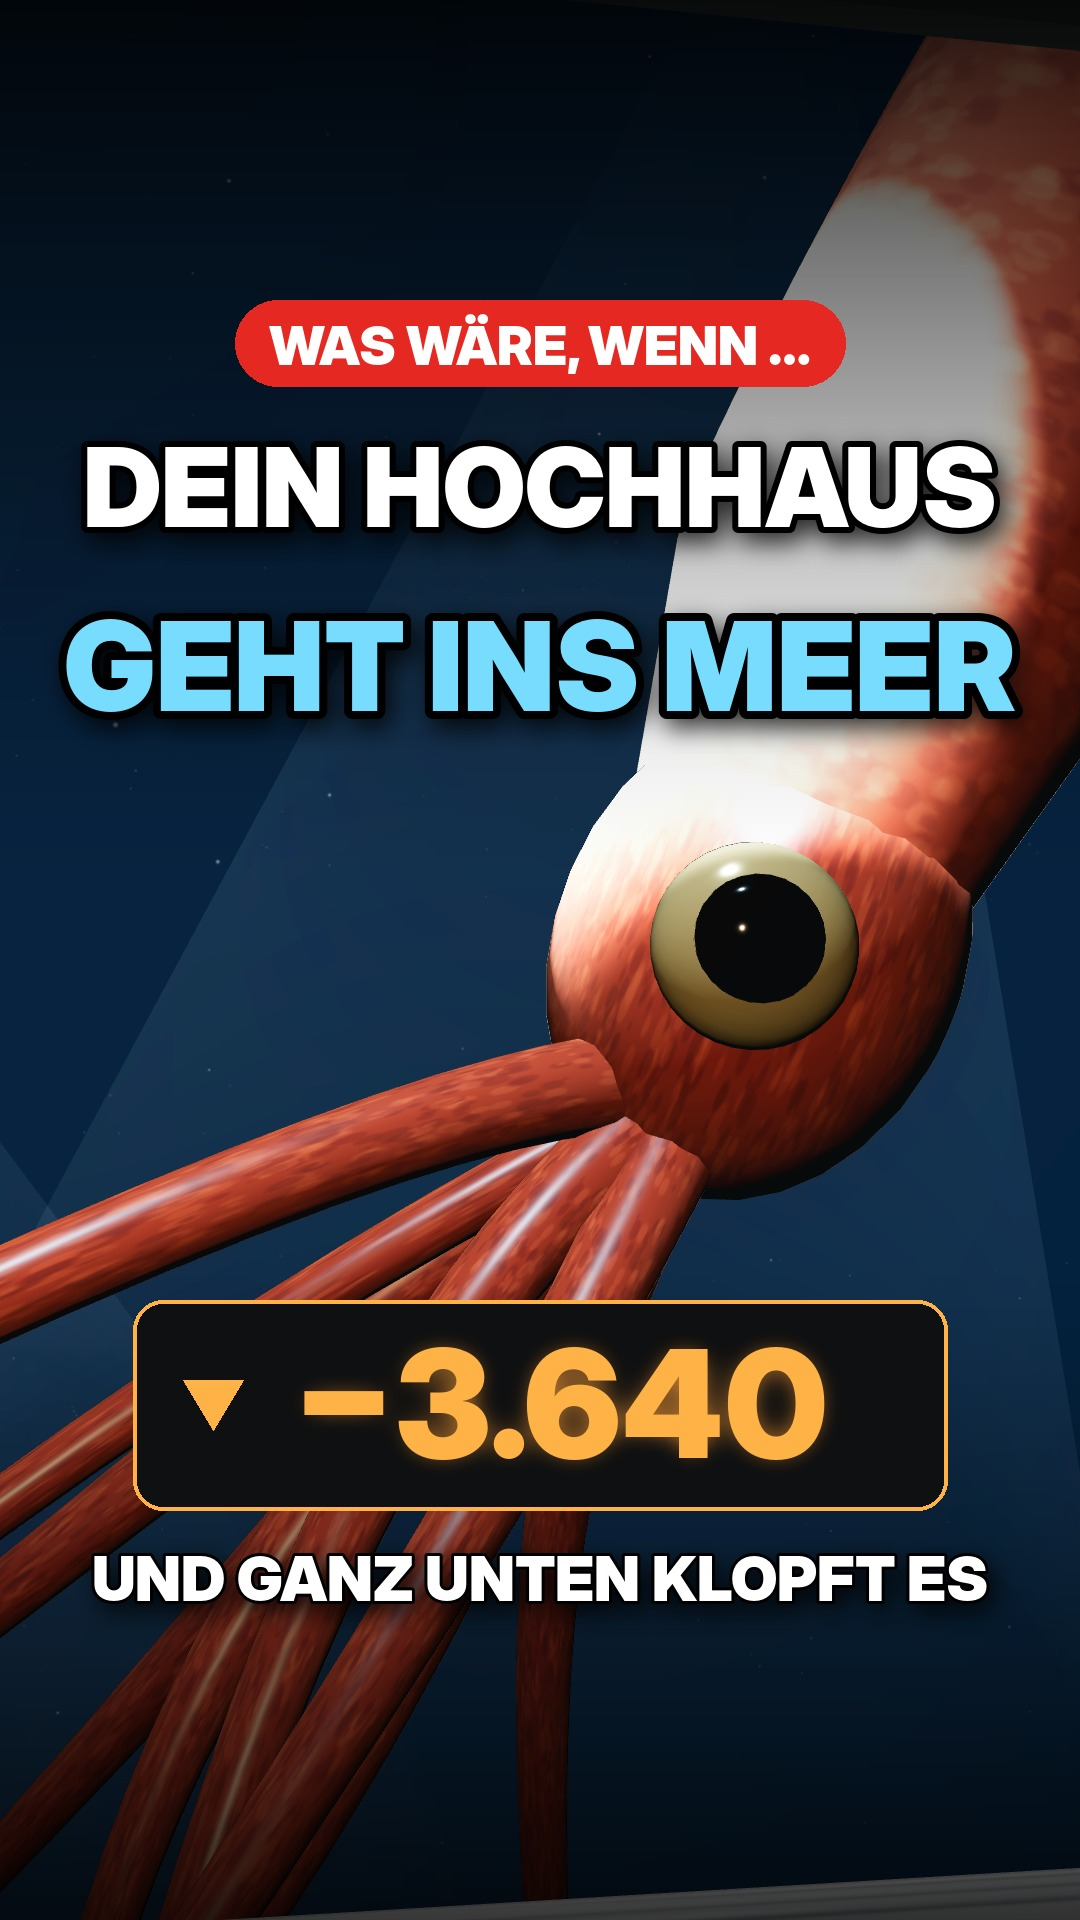

Reproduce this figure in Python.
# Erzeugt thumbnail.jpg (1080x1920) aus einem sauberen Einzelbild (src/still.js) mit großer Schrift.
# python3 thumbnail.py clean_765.png  (Einzelbild: ONLY=sea node src/still.js <ordner> 765)
import sys
from PIL import Image, ImageDraw, ImageFont, ImageFilter, ImageEnhance
F = '/usr/share/fonts/opentype/inter/'
W, H = 1080, 1920
img = Image.open(sys.argv[1]).convert('RGB').resize((W, H))
SHIFT = 0
if SHIFT:
    src = img; top = src.getpixel((40, 10)); img = Image.new('RGB', (W, H), top)
    m = Image.new('L', (W, H - SHIFT), 255); dm = ImageDraw.Draw(m)
    for y in range(220): dm.line([(0, y), (W, y)], fill=int(255 * y / 220))
    img.paste(src.crop((0, 0, W, H - SHIFT)), (0, SHIFT), m)
img = ImageEnhance.Contrast(ImageEnhance.Color(img).enhance(1.25)).enhance(1.12)
# Verläufe oben/unten für Lesbarkeit
ov = Image.new('L', (W, H), 0); d = ImageDraw.Draw(ov)
for y in range(H):
    a = 0
    if y < 900: a = int(215 * (1 - y / 900) ** 1.4)
    if y > 1250: a = max(a, int(200 * ((y - 1250) / 670) ** 1.3))
    d.line([(0, y), (W, y)], fill=a)
img = Image.composite(Image.new('RGB', (W, H), (0, 0, 0)), img, ov)
draw = ImageDraw.Draw(img)

def text(cx, y, s, font, fill, stroke=0, sc=(0, 0, 0), shadow=True):
    w = draw.textlength(s, font=font)
    x = cx - w / 2
    if shadow:
        sh = Image.new('RGBA', (W, H), (0, 0, 0, 0)); ImageDraw.Draw(sh).text((x + 6, y + 10), s, font=font, fill=(0, 0, 0, 200), stroke_width=stroke, stroke_fill=(0, 0, 0, 200))
        img.paste(sh.filter(ImageFilter.GaussianBlur(12)), (0, 0), sh.filter(ImageFilter.GaussianBlur(12)))
    draw.text((x, y), s, font=font, fill=fill, stroke_width=stroke, stroke_fill=sc)

def fit(s, path, maxw, start):
    size = start
    while ImageFont.truetype(path, size).getlength(s) > maxw: size -= 4
    return ImageFont.truetype(path, size)

# Kicker-Pille
k = ImageFont.truetype(F + 'InterDisplay-Black.otf', 54); ks = 'WAS WÄRE, WENN …'
kw = draw.textlength(ks, font=k)
draw.rounded_rectangle([(W - kw) / 2 - 34, 300, (W + kw) / 2 + 34, 386], 43, fill=(229, 40, 34))
draw.text(((W - kw) / 2, 312), ks, font=k, fill='white')
# Hauptzeilen
text(W / 2, 420, 'DEIN HOCHHAUS', fit('DEIN HOCHHAUS', F + 'InterDisplay-Black.otf', 940, 170), 'white', 6)
text(W / 2, 590, 'GEHT INS MEER', fit('GEHT INS MEER', F + 'InterDisplay-Black.otf', 980, 220), (120, 220, 255), 8)
# Aufzugsanzeige
fd = ImageFont.truetype(F + 'InterDisplay-Black.otf', 150); fs = '▼ −3.640'
dw = draw.textlength('−3.640', font=fd)
bx0, by0 = (W - dw) / 2 - 140, 1300
draw.rounded_rectangle([bx0, by0, bx0 + dw + 280, by0 + 210], 30, fill=(14, 16, 18), outline=(255, 179, 71), width=4)
draw.polygon([(bx0 + 50, by0 + 80), (bx0 + 110, by0 + 80), (bx0 + 80, by0 + 130)], fill=(255, 179, 71))
glow = Image.new('RGBA', (W, H), (0, 0, 0, 0)); ImageDraw.Draw(glow).text((bx0 + 160, by0 + 12), '−3.640', font=fd, fill=(255, 160, 60, 255))
img.paste(glow.filter(ImageFilter.GaussianBlur(14)), (0, 0), glow.filter(ImageFilter.GaussianBlur(14)))
draw.text((bx0 + 160, by0 + 12), '−3.640', font=fd, fill=(255, 179, 71))
text(W / 2, 1540, 'UND GANZ UNTEN KLOPFT ES', fit('UND GANZ UNTEN KLOPFT ES', F + 'InterDisplay-Black.otf', 900, 66), 'white', 3)
img.save('thumbnail.jpg', quality=92)
img.crop((0, 240, W, 1680)).resize((540, 720)).save(sys.argv[2] if len(sys.argv) > 2 else '/dev/null', 'JPEG') if len(sys.argv) > 2 else None
